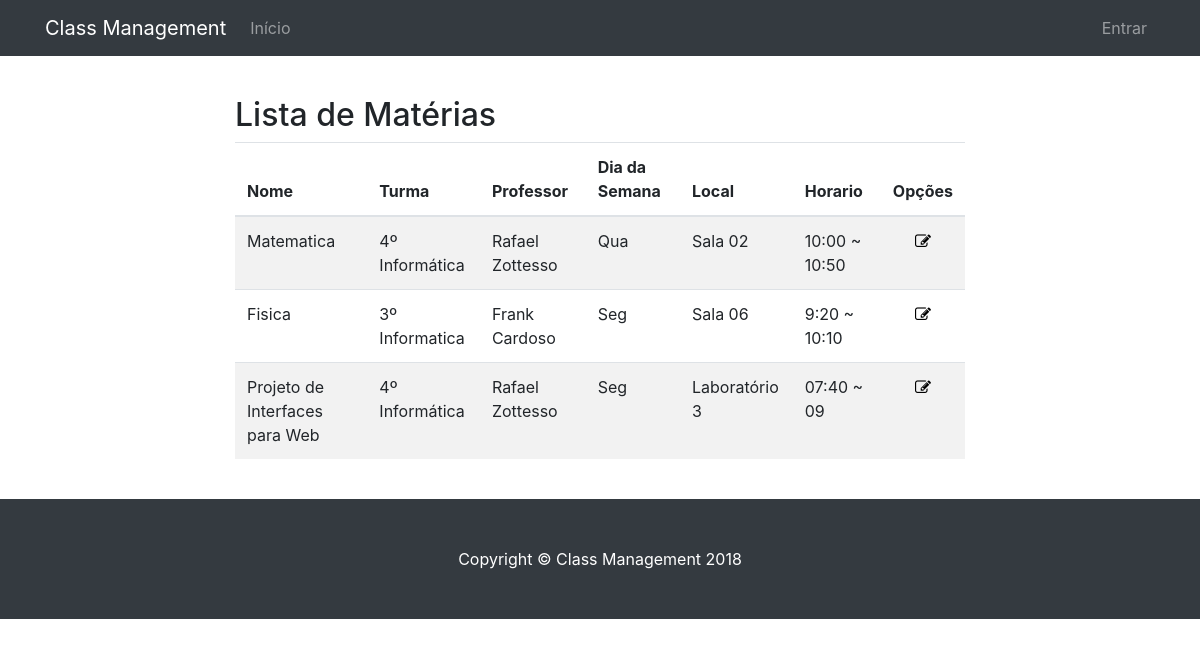
/visualizar/materia/, run on the app's committed database.
### classmanagement/models.py (models this page shows, shortened)
class Materia(models.Model):
    DIA_CHOICES   = (
        ('Seg', 'Segunda'),
        ('Ter', 'Terca'),
        ('Qua', 'Quarta'),
        ('Qui', 'Quinta'),
        ('Sex', 'Sexta'),
        ('Sab', 'Sabado'),
        ('Dom', 'Domingo'),
    )
    nome                    = models.CharField(max_length=120, blank=False, null=False, help_text='Obrigatório.')
    local                   = models.CharField(max_length=120, blank=False, null=False, help_text='Exemplo: "Sala 02"')
    dia                     = models.CharField(max_length=3, blank=False, null=False, choices=DIA_CHOICES, help_text='Dia da Semana')
    horario_inicio          = models.CharField(max_length=5, blank=False, null=False, verbose_name="Horario de inicio", help_text='Exemplo: "20:00"')
    horario_fim             = models.CharField(max_length=5, blank=False, null=False, verbose_name="Horario final", help_text='Exemplo: "20:50"')
    turma                   = models.ForeignKey(Turma, on_delete=models.PROTECT, null=False, blank=False)
    professor               = models.ForeignKey(Professor, on_delete=models.PROTECT, null=False, blank=False)
    class Meta:
        verbose_name = 'Matéria'
        verbose_name_plural = 'Matérias'

class Turma(models.Model):
    nome                    = models.CharField(max_length=120, blank=False, null=False, help_text='Obrigatório.')
    alunos                  = models.ManyToManyField(User, help_text='Obrigatório', related_name='alunos_matriculados')
    data_cadastro           = models.DateField(auto_now_add=True)
    representante           = models.ForeignKey(User, on_delete=models.PROTECT, blank=False, null=False)
    colegio                 = models.ForeignKey(Colegio, on_delete=models.PROTECT, blank=False, null=False, help_text='Obrigatório.')
    def __str__(self):
        return self.nome

class Professor(models.Model):
    nome                    = models.CharField(max_length=120, blank=False, null=False, help_text='Obrigatório.')
    email                   = models.EmailField(max_length=120, blank=False, null=False, help_text='Obrigatório.')
    def __str__(self):
        return self.nome
    class Meta:
        verbose_name_plural = 'Professores'

### classmanagement/views.py (the view)
# urls.py: path('visualizar/materia/', views.MateriaListView.as_view(), name='visualizar_materia'),
class MateriaListView(generic.ListView):
    model = models.Materia
    template_name = 'list/materia_list.html'
    def get_context_data(selfself, **kwargs):
        context = super().get_context_data(**kwargs)
        context['titulo'] = 'Lista de Matérias'
        return context

### classmanagement/templates/list/materia_list.html (shortened to what this page needs)
{% extends "list.html" %}
{% block lista %}
<table class="table table-striped">
  <thead>
    <tr>
      <th>Nome</th>
      <th>Turma</th>
      <th>Professor</th>
      <th>Dia da Semana</th>
      <th>Local</th>
      <th>Horario</th>
      <th class="center">Opções</th>
    </tr>
  </thead>
  <tbody>
{% for materia in object_list %}
    <td>{{ materia.nome }}</td>
    <td>{{ materia.turma }}</td>
    <td>{{ materia.professor }}</td>
    <td>{{ materia.dia }}</td>
    <td>{{ materia.local }}</td>
    <td>{{ materia.horario_inicio }} ~ {{ materia.horario_fim }}</td>
    <td class="center">
        <a href="{{turma.id}}" class="">
          <i class="fa fa-edit" aria-hidden></i>
        </a>
      </td>
{% empty %}
    <tr>
      <td colspan="4">Nenhum registro encontrado!</td>
    </tr>
{% endfor %}
</tbody>
</table>
{% endblock %}

### classmanagement/static/css/style.css (style rules this page uses)
.center { text-align: center; }
table a, table a:hover { color: #000; }
a, a:hover { text-decoration: none; color: #FFFFFF; }

### data on the page
Materia: nome "Matematica", turma "4º Informática", professor "Rafael Zottesso", dia "Qua", local "Sala 02", horario_inicio "10:00", horario_fim "10:50"
Materia: nome "Fisica", turma "3º Informatica", professor "Frank Cardoso", dia "Seg", local "Sala 06", horario_inicio "9:20", horario_fim "10:10"
Materia: nome "Projeto de Interfaces para Web", turma "4º Informática", professor "Rafael Zottesso", dia "Seg", local "Laboratório 3", horario_inicio "07:40", horario_fim "09"

### other printed values
{{ titulo }} "Lista de Matérias"
